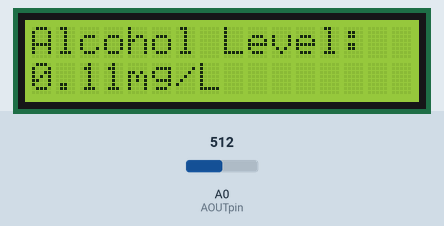
Recording of a sketch running on a simulated Arduino Uno, built with avr-gcc and run on an emulated ATmega328P. Parts: 16×2 character LCD. Inputs (shaded band) come from the test bench; at power-on: A0 (AOUTpin) = 512. The modem accepts every AT command (registered, SIM ready, sends succeed) and sends nothing else; what the sketch prints to the serial monitor is not drawn.

Above: at 1.3 s.
1.4 s: A0 (AOUTpin) set to 407
At 13.3 s:
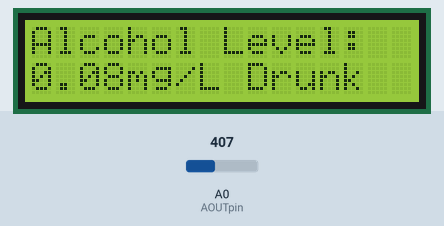
13.7 s: A0 (AOUTpin) set to 380
At 27.6 s:
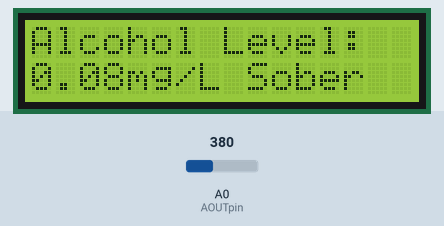
27.7 s: A0 (AOUTpin) set to 306
Timing chart, 0 to 30.7 s (numbered marks = the images above; inputs shaded):
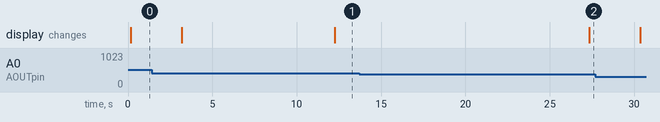

Measured:
- the behaviour switches between 390 and 389 on A0 (AOUTpin) (found by bisection; images 1 and 2)
- after the input at 1.4 s, the display: first differs from a run without the input after 10.9 s (image 1)
- after the input at 13.7 s, the display: changes after 13.6 s (image 2)

The sketch:

Final_code.ino
```cpp
#include<LiquidCrystal.h>
#include<SoftwareSerial.h>
#include<TinyGPS.h>

const int AOUTpin=0;

const int rs = 12, en = 11, d4 = 5, d5 = 4, d6 = 3, d7 = 2; //rs=0 implies it will take instruction, 1 implies it will take data
LiquidCrystal lcd(rs, en, d4, d5, d6, d7);
SoftwareSerial sim(9,10); //9-RX pin of Arduino, 10- TX pin of Arduino
TinyGPS gps;

int value; //Variable to store data from the sensor
float x; //Actual value of alcohol in mg/L

void setup() {

  Serial.begin(19200); //19200 baud rate
  sim.begin(19200);
  pinMode(AOUTpin,INPUT);

  lcd.begin(16,2);
  lcd.print("Alcohol Level:");
  delay(100);

}

void sendMessage()
  {
    float flat,flon; //variable for latitude and  longitude data
    unsigned long age; //time from the last fix was obtained in miliseconds
    gps.f_get_position(&flat,&flon,&age); //library function to get location
    sim.println("AT+CMGF=1"); //AT command to set it in text message sending mode
    delay(1000);
    sim.println("AT+CMGS=\"+918280079489\"\r");
    delay(1000);
    sim.print("Name- Ajay, Veh No- OD07869, Alcohol level-");
    sim.print(x);
    sim.print("mg/l at location-");
    sim.print("   http://maps.google.com/maps?q=loc:");
    sim.print(flat == TinyGPS::GPS_INVALID_F_ANGLE ? 0.0 : flat, 6);
    sim.print(",");
    sim.print(flon == TinyGPS::GPS_INVALID_F_ANGLE ? 0.0 : flon, 6);
    delay(1000);
    sim.println((char)26);
    delay(1000);
}


void loop() {
  // Code to run repeatedly:
  value=analogRead(AOUTpin);
  x=((value*0.21)/1023);
  Serial.println(x);
  lcd.setCursor(0,1);
  lcd.print(x);
  lcd.print("mg/L");
  delay(3000);
  if(x>0.08)
  {
    lcd.print(" Drunk");
    sendMessage();
    delay(5000);
  }
  else
  {
      lcd.print(" Sober");
  }

}
```
